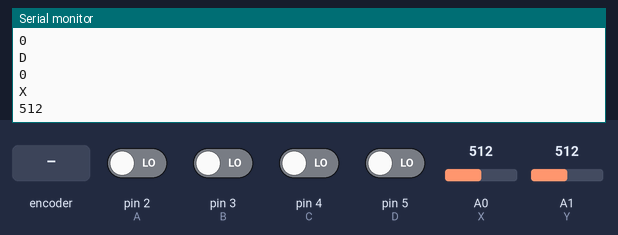
Recording of a sketch running on a simulated Arduino Uno, built with avr-gcc and run on an emulated ATmega328P. On the bench: the last lines printed to the serial monitor. Inputs (shaded band) come from the test bench; at power-on: pin 2 (A), pin 3 (B), pin 4 (C), pin 5 (D) LOW, A0 (X) = 512, A1 (Y) = 512.

Above: at 1.2 s.
1.3 s: A0 (X) set to 716
At 2.4 s:
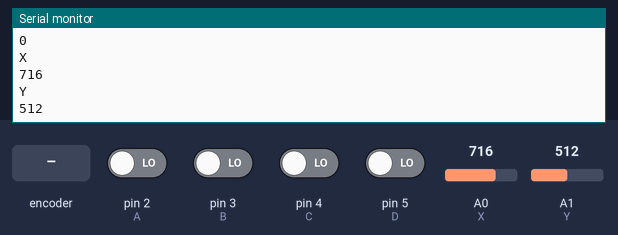
2.8 s: A1 (Y) set to 306
At 3.7 s:
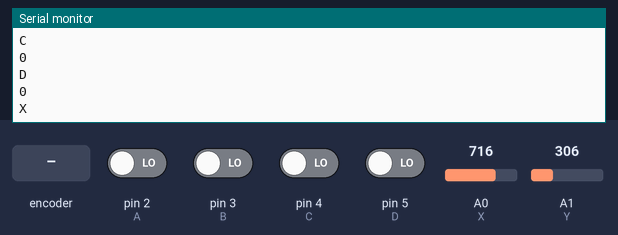
4.3 s: rotary encoder on pin 2 (A) / pin 3 (B) turned 1 step (first pin leading)
Timing chart, 0 to 6.1 s (numbered marks = the images above; inputs shaded):
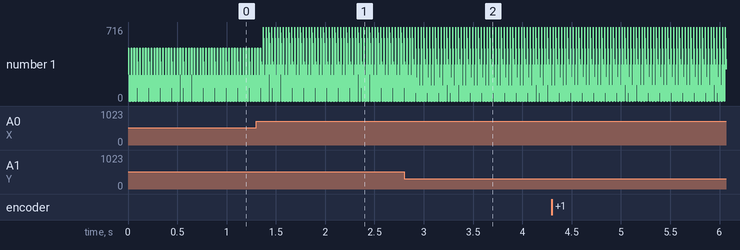

Measured:
- after the input at 1.3 s, the serial monitor: prints a new line after 0.07 s (image 1)
- after the input at 2.8 s, the serial monitor: prints a new line after 0.09 s (image 2)
- plotted number 1: 0 → 716 after the input at 1.3 s

The sketch:

sender.ino
```cpp
int X = 0;
int Y = 1;
int A = 2;
int B = 3;
int C = 4;
int D = 5;

void setup() {
  pinMode(X, INPUT);
  pinMode(Y, INPUT);
  pinMode(A, INPUT);
  pinMode(B, INPUT);
  pinMode(C, INPUT);
  pinMode(D, INPUT);
  Serial.begin(9600);
}

void loop() {
  Serial.print("X");
  Serial.print("\n");
  Serial.print(analogRead(X));
  Serial.print("\n");

  Serial.print("Y");
  Serial.print("\n");
  Serial.print(analogRead(Y));
  Serial.print("\n");

  Serial.print("A");
  Serial.print("\n");
  Serial.print(digitalRead(A));
  Serial.print("\n");

  Serial.print("B");
  Serial.print("\n");
  Serial.print(digitalRead(B));
  Serial.print("\n");

  Serial.print("C");
  Serial.print("\n");
  Serial.print(digitalRead(C));
  Serial.print("\n");

  Serial.print("D");
  Serial.print("\n");
  Serial.print(digitalRead(D));
  Serial.print("\n");
}
```
